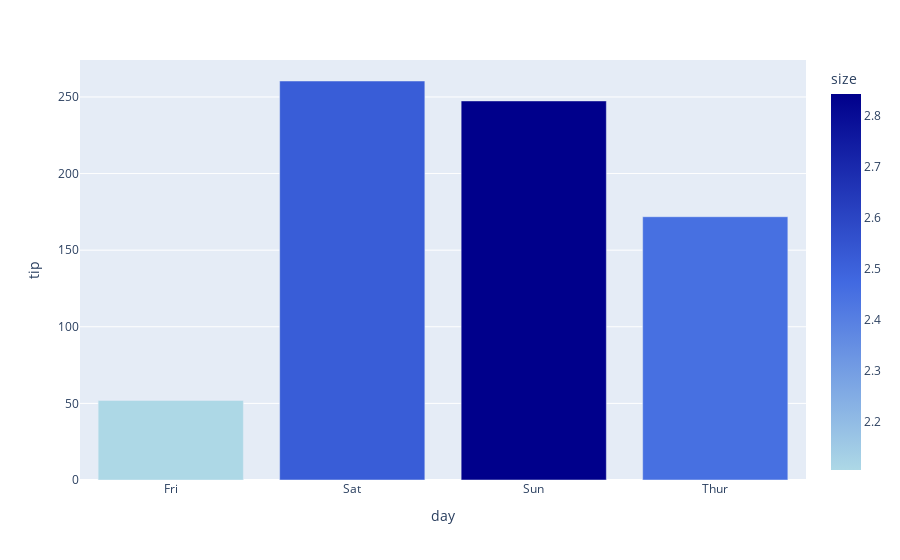

The notebook cell saved with this chart:
### Code cell
px.bar(
    data_frame = tips_n_sizes,
    x = 'day',
    y = 'tip',
    color = 'size',
    color_continuous_scale = ['lightblue', 'royalblue', 'darkblue']
)

### Figure 1 — Plotly figure (JSON) as saved in the notebook; plotly's stock layout.template omitted (floating-point values rounded to 4 significant figures)
{"data": [{"hovertemplate": "day=%{x}<br>tip=%{y}<br>size=%{marker.color}<extra></extra>", "legendgroup": "", "marker": {"color": [2.105, 2.517, 2.842, 2.452], "coloraxis": "coloraxis", "pattern": {"shape": ""}}, "name": "", "orientation": "v", "showlegend": false, "textposition": "auto", "type": "bar", "x": ["Fri", "Sat", "Sun", "Thur"], "xaxis": "x", "y": [51.96, 260.4, 247.4, 171.8], "yaxis": "y"}], "layout": {"barmode": "relative", "coloraxis": {"colorbar": {"title": {"text": "size"}}, "colorscale": [[0, "lightblue"], [0.5, "royalblue"], [1, "darkblue"]]}, "legend": {"tracegroupgap": 0}, "margin": {"t": 60}, "xaxis": {"anchor": "y", "domain": [0, 1], "title": {"text": "day"}}, "yaxis": {"anchor": "x", "domain": [0, 1], "title": {"text": "tip"}}}}
